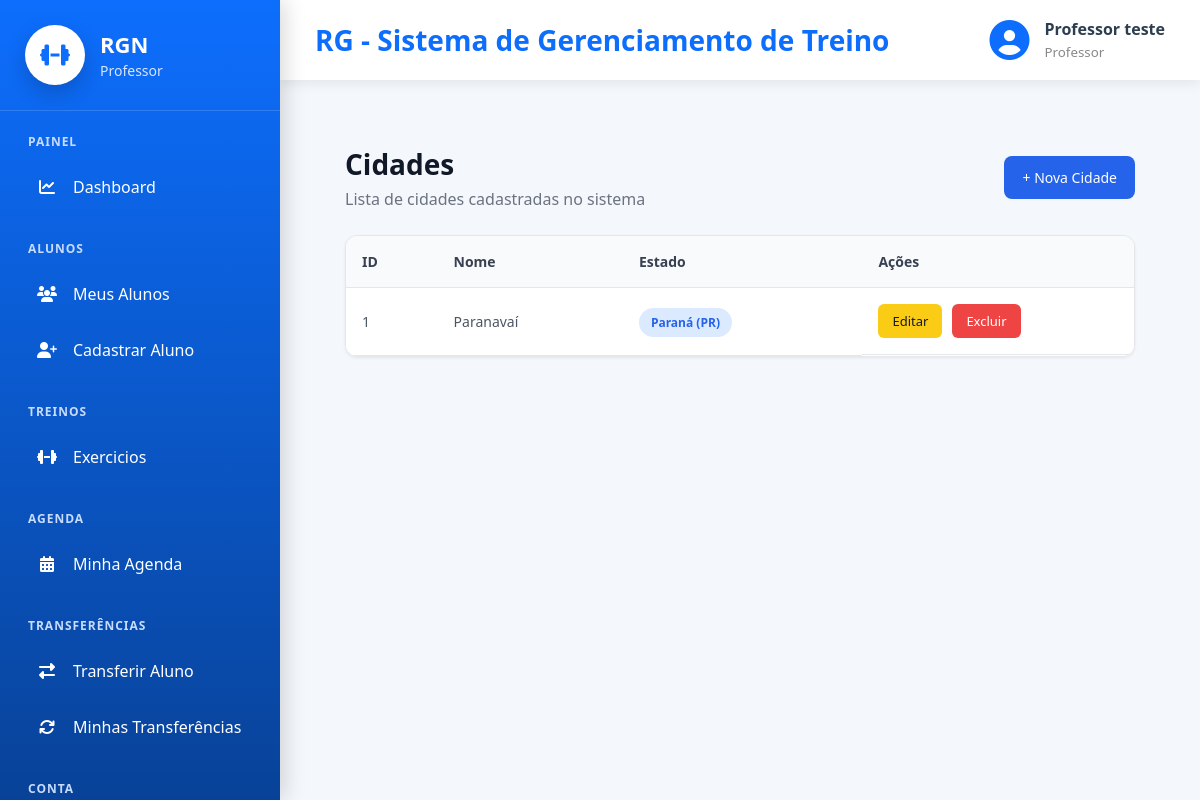
The page /cadastros/listar/cidade/ (signed in) on the database its author committed.
### cadastros/models.py (models this page shows, shortened)
class Auditoria(models.Model):
    cadastrado_em = models.DateTimeField(auto_now_add=True, verbose_name="Cadastrado em")
    atualizado_em = models.DateTimeField(auto_now=True, verbose_name="Atualizado em")
    class Meta:
        abstract = True

class Pessoa(Auditoria):
    TIPO_CHOICES = [
        ('ALUNO', 'Aluno'),
        ('PROFESSOR', 'Professor')
    ]
    SEXO_CHOICES = [
        ('M', 'Masculino'),
        ('F', 'Feminino'),
        ('O', 'Outro'),
    ]
    NIVEL_CHOICES = [
        (1, 'Iniciante'),
        (2, 'Intermediário'),
        (3, 'Avançado'),
    ]
    tipo = models.CharField(max_length=20, choices=TIPO_CHOICES, verbose_name="Tipo de Pessoa")
    nome = models.CharField(max_length=50, verbose_name="Nome")
    idade = models.IntegerField(verbose_name="Idade", null=True, blank=True)
    cpf = models.CharField(max_length=11, unique=True, verbose_name="CPF")
    telefone = models.CharField(max_length=15, verbose_name="Telefone")
    objetivo = models.TextField(verbose_name="Objetivo", null=True, blank=True)
    sexo = models.CharField(max_length=20, choices=SEXO_CHOICES, verbose_name="Sexo", null=True, blank=True)
    nivel = models.IntegerField(choices=NIVEL_CHOICES, verbose_name="Nível", null=True, blank=True)
    cidade = models.ForeignKey(Cidade, on_delete=models.PROTECT)
    professor = models.ForeignKey("self", on_delete=models.PROTECT, related_name="alunos", limit_choices_to={"tipo": "PROFESSOR"}, null=True, blank=True)
    usuario = models.OneToOneField("auth.User", on_delete=models.CASCADE, related_name="pessoa_usuario")

class Cidade(Auditoria):
    nome = models.CharField(max_length=50, verbose_name="Nome da Cidade")
    estado = models.ForeignKey(Estado, on_delete=models.PROTECT)

class Estado(Auditoria):
    nome = models.CharField(max_length=50, verbose_name="Nome do Estado")
    sigla = models.CharField(max_length=2, verbose_name="Sigla")
    def __str__(self):
        return "{} ({})".format(self.nome, self.sigla)

### cadastros/views.py (the view)
# urls.py: path('listar/cidade/', CidadeList.as_view(), name="listar-cidade"),
class CidadeList(LoginRequiredMixin, GroupRequiredMixin, ListView):
    login_url = reverse_lazy('login')
    model = Cidade
    template_name = 'cadastros/listar_cidades.html'
    group_required = ["Administrador"]

### cadastros/templates/cadastros/listar_cidades.html
{% extends 'modelo.html' %}
{% load static %}
{% block css %}
<link rel="stylesheet" href="{% static 'css/cadastros/listar_cidades.css' %}">
<link rel="stylesheet" href="{% static 'css/paginas/modelo.css' %}">
{% endblock %}
{% block main %}
<div class="list-container">
    <div class="list-header">
        <div>
            <h2>Cidades</h2>
            <p>Lista de cidades cadastradas no sistema</p>
        </div>
        <a href="{% url 'cadastrar-cidade' %}" class="btn-novo">
            + Nova Cidade
        </a>
    </div>
    <div class="table-container">
        <table class="table-list">
            <thead>
                <tr>
                    <th>ID</th>
                    <th>Nome</th>
                    <th>Estado</th>
                    <th>Ações</th>
                </tr>
            </thead>
            <tbody>
                {% for cidade in object_list %}
                <tr>
                    <td>{{ cidade.id }}</td>
                    <td>{{ cidade.nome }}</td>
                    <td><span class="badge">{{ cidade.estado }}</span></td>
                    <td class="acoes">
                        <a href="{% url 'editar-cidade' cidade.id %}" class="btn-editar">Editar</a>
                        <a href="{% url 'excluir-cidade' cidade.id %}" class="btn-deletar">Excluir</a>
                    </td>
                </tr>
                {% empty %}
                <tr>
                    <td colspan="4" class="sem-registro">Nenhuma cidade cadastrada.</td>
                </tr>
                {% endfor %}
            </tbody>
        </table>
    </div>
</div>
{% endblock %}

### paginas/templates/modelo.html (shortened to what this page needs)
{% load static %}
<!DOCTYPE html>
<html lang="pt-br">
<head>
    <link rel="stylesheet" href="{% static 'css/paginas/modelo.css' %}">
    <link rel="stylesheet" href="{% static 'css/paginas/menu.css' %}">
    <link rel="stylesheet" href="{% static 'css/paginas/dashboard/dashboard_admin.css' %}">
    <link rel="stylesheet" href="{% static 'css/paginas/dashboard/dashboard_aluno.css' %}">
    <link rel="stylesheet" href="{% static 'css/paginas/dashboard/dashboard_professor.css' %}">
    <link rel="stylesheet"
          href="https://cdnjs.cloudflare.com/ajax/libs/font-awesome/6.7.2/css/all.min.css">
    {% block css %}
    {% endblock %}
</head>
<body>
<div class="layout">
    {% if request.user.is_authenticated %}
        {% if is_admin %}
            {% include 'menus/menu_admin.html' %}
        {% elif is_professor %}
            {% include 'menus/menu_professor.html' %}
        {% elif is_aluno %}
            {% include 'menus/menu_aluno.html' %}
        {% endif %}
    {% endif %}
    <div class="main-area">
        <header class="topbar">
            <div class="titulo">
                <h2>
                    {% block titulo %}
                        RG - Sistema de Gerenciamento de Treino
                    {% endblock %}
                </h2>
            </div>
            {% if request.user.is_authenticated %}
            <div class="usuario">
                <i class="fas fa-circle-user"></i>
                <div>
                    <strong>
                        {{ request.user.pessoa_usuario.nome }}
                    </strong>
                    <small>
                        {% if is_admin %}
                            Administrador
                        {% elif is_professor %}
                            Professor
                        {% elif is_aluno %}
                            Aluno
                        {% endif %}
                    </small>
                </div>
            </div>
            {% endif %}
        </header>
        <main class="conteudo">
            {% block main %}
            {% endblock %}
        </main>
    </div>
</div>
</body>
</html>

### static/css/paginas/modelo.css (style rules this page uses)
* { margin:0; padding:0; box-sizing:border-box; font-family:"Segoe UI",sans-serif; }
body { background:#f4f7fb; color:#2c3e50; }
.layout { display:flex; min-height:100vh; }
.main-area { margin-left:280px; width:calc(100% - 280px); display:flex; flex-direction:column; }
.topbar { height:80px; background:white; display:flex; justify-content:space-between; align-items:center; padding:0 35px; box-shadow:0 3px 12px rgba(0,0,0,.08); }
.titulo h2 { color:#0d6efd; font-size:28px; }
.usuario { display:flex; align-items:center; gap:15px; }
.usuario i { font-size:40px; color:#0d6efd; }
.usuario strong { display:block; font-size:16px; }
.usuario small { color:#888; }
.conteudo { flex:1; padding:35px; }

### static/css/paginas/menu.css (style rules this page uses)
.badge { background: #dc3545; color: white; font-size: 11px; font-weight: 700; padding: 2px 7px; border-radius: 10px; margin-left: auto; }

### static/css/paginas/dashboard/dashboard_admin.css (style rules this page uses)
* { margin:0; padding:0; box-sizing:border-box; }

### static/css/cadastros/listar_cidades.css (style rules this page uses)
.list-container { padding: 30px; }
.list-header { display: flex; align-items: center; justify-content: space-between; margin-bottom: 25px; }
.list-header h2 { font-size: 28px; color: #111827; margin-bottom: 5px; }
.list-header p { color: #6b7280; }
.btn-novo { background: #2563eb; color: #fff; padding: 12px 18px; border-radius: 8px; text-decoration: none; font-size: 14px; font-weight: 500; }
.table-container { background: #fff; border-radius: 12px; overflow-x: auto; border: 1px solid #e5e7eb; box-shadow: 0 1px 3px rgba(0,0,0,0.08); }
.table-list { width: 100%; border-collapse: collapse; min-width: 850px; }
.table-list thead { background: #f9fafb; }
.table-list th, .table-list td { padding: 16px; text-align: left; font-size: 14px; border-bottom: 1px solid #e5e7eb; }
.table-list th { color: #374151; }
.table-list td { color: #4b5563; }
.badge { background: #dbeafe; color: #2563eb; padding: 6px 12px; border-radius: 20px; font-size: 12px; font-weight: 600; }
.acoes { display: flex; gap: 10px; }
.btn-editar, .btn-deletar { padding: 8px 14px; border-radius: 6px; text-decoration: none; font-size: 13px; }
.btn-editar { background: #facc15; color: #111827; }
.btn-deletar { background: #ef4444; color: #fff; }

### rows shown on the page
Cidade: id "1", nome "Paranavaí", estado "Paraná (PR)"

### other values the page prints
{{ request.user.pessoa_usuario.nome }} "Professor teste"
